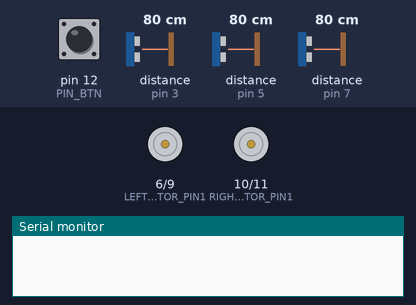
Simulated run of this sketch. Board: Arduino Uno, built with avr-gcc and run on an emulated ATmega328P. On the bench: motor-driver pin pairs drawn as motors (green arrow = first pin HIGH = forward, orange = second pin HIGH = backward, longer = more drive), the last lines printed to the serial monitor. Wiring (inferred from the names in the program): 3 × ultrasonic range finder: trigger pin 2, echo pin 3 / trigger pin 4, echo pin 5 / trigger pin 8, echo pin 7. The test bench sets the inputs (shaded band); at power-on: pin 12 (PIN_BTN) LOW, distance to the obstacle (sensors on pin 5, pin 7, pin 3) 80 cm. The echo pulse lasts 58.3 µs per cm.

Above: at 1.2 s.
1.3 s: pin 12 (PIN_BTN) pulled HIGH for 0.15 s
At 1.7 s:
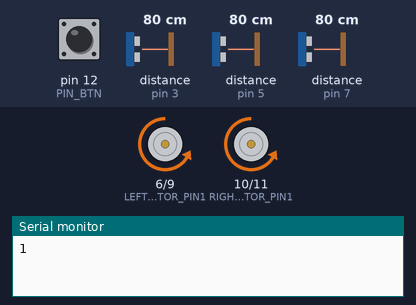
4.4 s: distance to the obstacle (sensor on pin 5) set to 18 cm
7.4 s: distance to the obstacle (sensor on pin 7) set to 20 cm
10.4 s: distance to the obstacle (sensor on pin 7) set to 17 cm
At 10.8 s:
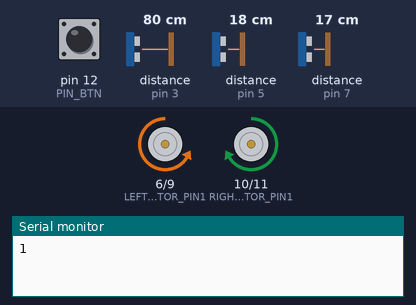
11.9 s: pin 12 (PIN_BTN) pulled HIGH for 1 s
At 13.7 s:
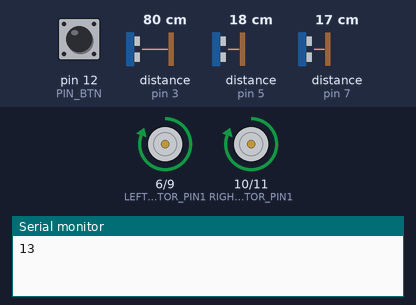
15.9 s: distance to the obstacle (sensor on pin 3) set to 2 cm
At 17.7 s:
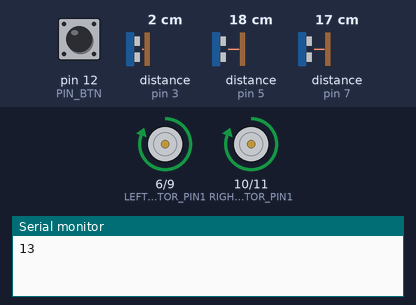
Timing chart, 0 to 18.4 s (numbered marks = the images above; inputs shaded):
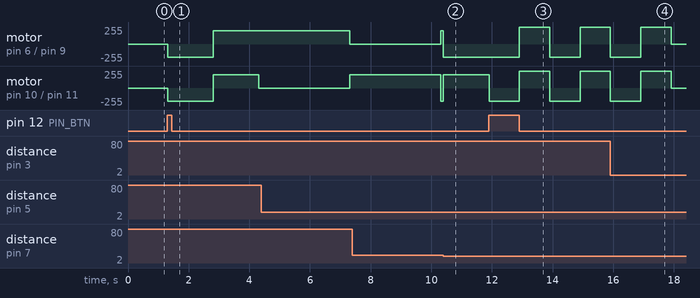

The sketch:

ProjectArduino.ino
```cpp
// Ultrasonic sensor pins


#define S1Trig 2
#define S2Trig 4
#define S3Trig 8
#define S1Echo 3
#define S2Echo 5
#define S3Echo 7

// Button control pin
#define PIN_BTN 12
int countPush = 0;
int curState = 0;
int lastState = 0;
bool BocDauHayTest = true;

// Motor control pins
#define LEFT_MOTOR_PIN1 6
#define LEFT_MOTOR_PIN2 9
#define RIGHT_MOTOR_PIN1 10
#define RIGHT_MOTOR_PIN2 11


// Distance thresholds for obstacle detection
#define MAX_DISTANCE 40
#define MIN_DISTANCE_BACK 10


// Maximum and minimum motor speeds
#define MAX_SPEED 200
#define MIN_SPEED 0

int dis[3];

void setup() {


  // Set motor control pins as outputs
  pinMode(LEFT_MOTOR_PIN1, OUTPUT);
  pinMode(LEFT_MOTOR_PIN2, OUTPUT);
  pinMode(RIGHT_MOTOR_PIN1, OUTPUT);
  pinMode(RIGHT_MOTOR_PIN2, OUTPUT);


  //Set the Trig pins as output pins
  pinMode(S1Trig, OUTPUT);
  pinMode(S2Trig, OUTPUT);
  pinMode(S3Trig, OUTPUT);


  //Set the Echo pins as input pins
  pinMode(S1Echo, INPUT);
  pinMode(S2Echo, INPUT);
  pinMode(S3Echo, INPUT);

  //Set the button as input pins
  pinMode(PIN_BTN, INPUT);

  // Initialize the serial communication for debugging
  Serial.begin(9600);
}

void selfTest() {
  moveBackward();
  delay(1500);
  moveForward();
  delay(1500);
  circular();
}


int findMinDistance() {
  int min = 999;
  int pos = 0;
  for (int i = 0; i <= 2; i++) {
    if (dis[i] <= min) {
      min = dis[i];
      pos = i;
    }
  }
  return pos;
}

void loop() {

  curState = digitalRead(PIN_BTN);
  if (curState != lastState) {
    if (curState == HIGH) {
      countPush++;
      BocDauHayTest = !BocDauHayTest;
      Serial.print(countPush);
    } else {
      // do something
    }
  }
  lastState = curState;
  if (countPush % 2 == 0) {
    //Front Distance
    dis[0] = sensorOne();

    //Left Distance
    dis[1] = sensorTwo();

    //Right Distance
    dis[2] = sensorThree();

    // Find the sensor with the smallest distance
    int pos = findMinDistance();

    if (dis[0] < MIN_DISTANCE_BACK  || dis[1] < MIN_DISTANCE_BACK || dis[2] < MIN_DISTANCE_BACK) {
      stop();
    } else if (dis[pos] < MAX_DISTANCE) {
      if (pos == 0) {
        moveForward();
      } else if (pos == 1) {
        turnLeft();
      } else if (pos == 2) {
        turnRight();
      } else {
        stop();
      }
    } else {
      stop();
    }
  } else {
    if(BocDauHayTest) {
      BocDau();
      BocDau();
      BocDau();
    } else {
      selfTest();
    }
    countPush++;
  }
}


// Function to measure the distance using an ultrasonic sensor


int sensorOne() {
  //pulse output
  digitalWrite(S1Trig, LOW);
  delayMicroseconds(2);
  digitalWrite(S1Trig, HIGH);
  delayMicroseconds(5);
  digitalWrite(S1Trig, LOW);
  long t = pulseIn(S1Echo, HIGH);  //Get the pulse
  int cm = t / 29 / 2;             //Convert time to the distance
  return cm;                       // Return the values from the sensor
}


//Get the sensor values


int sensorTwo() {
  //pulse output
  digitalWrite(S2Trig, LOW);
  delayMicroseconds(2);
  digitalWrite(S2Trig, HIGH);
  delayMicroseconds(10);
  digitalWrite(S2Trig, LOW);
  long t = pulseIn(S2Echo, HIGH);  //Get the pulse
  int cm = t / 29 / 2;             //Convert time to the distance
  return cm;                       // Return the values from the sensor
}


//Get the sensor values


int sensorThree() {
  //pulse output
  digitalWrite(S3Trig, LOW);
  delayMicroseconds(2);
  digitalWrite(S3Trig, HIGH);
  delayMicroseconds(10);
  digitalWrite(S3Trig, LOW);
  long t = pulseIn(S3Echo, HIGH);  //Get the pulse
  int cm = t / 29 / 2;             //Convert time to the distance
  return cm;                       // Return the values from the sensor
}


// Motor control functions


void moveForward() {
  analogWrite(LEFT_MOTOR_PIN1, MAX_SPEED);
  analogWrite(LEFT_MOTOR_PIN2, 0);
  analogWrite(RIGHT_MOTOR_PIN1, MAX_SPEED);
  analogWrite(RIGHT_MOTOR_PIN2, 0);
}


void moveBackward() {
  analogWrite(LEFT_MOTOR_PIN1, 0);
  analogWrite(LEFT_MOTOR_PIN2, MAX_SPEED);
  analogWrite(RIGHT_MOTOR_PIN1, 0);
  analogWrite(RIGHT_MOTOR_PIN2, MAX_SPEED);
}


void turnRight() {
  analogWrite(LEFT_MOTOR_PIN1, 0);
  analogWrite(LEFT_MOTOR_PIN2, MAX_SPEED);
  analogWrite(RIGHT_MOTOR_PIN1, MAX_SPEED);
  analogWrite(RIGHT_MOTOR_PIN2, 0);
}


void turnLeft() {
  analogWrite(LEFT_MOTOR_PIN1, MAX_SPEED);
  analogWrite(LEFT_MOTOR_PIN2, 0);
  analogWrite(RIGHT_MOTOR_PIN1, 0);
  analogWrite(RIGHT_MOTOR_PIN2, MAX_SPEED);
}

void circular() {
  analogWrite(LEFT_MOTOR_PIN1, MAX_SPEED);
  analogWrite(LEFT_MOTOR_PIN2, 0);
  analogWrite(RIGHT_MOTOR_PIN1, 0);
  analogWrite(RIGHT_MOTOR_PIN2, 0);
  delay(3000);
  analogWrite(LEFT_MOTOR_PIN1, 0);
  analogWrite(LEFT_MOTOR_PIN2, 0);
  analogWrite(RIGHT_MOTOR_PIN1, MAX_SPEED);
  analogWrite(RIGHT_MOTOR_PIN2, 0);
  delay(3000);
  stop();
}

void stop() {
  analogWrite(LEFT_MOTOR_PIN1, 0);
  analogWrite(LEFT_MOTOR_PIN2, 0);
  analogWrite(RIGHT_MOTOR_PIN1, 0);
  analogWrite(RIGHT_MOTOR_PIN2, 0);
}

void BocDau() {
  moveBackward();
  delay(1000);
  analogWrite(LEFT_MOTOR_PIN1, 255);
  analogWrite(LEFT_MOTOR_PIN2, 0);
  analogWrite(RIGHT_MOTOR_PIN1, 255);
  analogWrite(RIGHT_MOTOR_PIN2, 0);
  delay(1000);
  stop();
}
```

Measured:
- the behaviour switches between 19 and 18 cm on distance to the obstacle (sensor on pin 7) (found by bisection; images 1 and 2)
- after the input at 1.3 s, motor on pin 6 (LEFT_MOTOR_PIN1) / pin 9 (LEFT_MOTOR_PIN2): stopped → backward 200/255 at once, → forward 200/255 1.5 s later; motor on pin 10 (RIGHT_MOTOR_PIN1) / pin 11 (RIGHT_MOTOR_PIN2): stopped → backward 200/255 at once, → forward 200/255 1.5 s later, → stopped 1.5 s later
- after the input at 10.4 s, motor on pin 6 (LEFT_MOTOR_PIN1) / pin 9 (LEFT_MOTOR_PIN2): forward 200/255 → backward 200/255 at once; motor on pin 10 (RIGHT_MOTOR_PIN1) / pin 11 (RIGHT_MOTOR_PIN2): backward 200/255 → forward 200/255 at once
- after the input at 11.9 s, motor on pin 6 (LEFT_MOTOR_PIN1) / pin 9 (LEFT_MOTOR_PIN2): backward 200/255 → forward 255/255 after 1.0 s, → backward 200/255 1.0 s later, → forward 255/255 1.0 s later; motor on pin 10 (RIGHT_MOTOR_PIN1) / pin 11 (RIGHT_MOTOR_PIN2): alternates forward 255/255 for 1.0 s and backward 200/255 for 1.0 s, starting at once
- after the input at 15.9 s, motor on pin 6 (LEFT_MOTOR_PIN1) / pin 9 (LEFT_MOTOR_PIN2), motor on pin 10 (RIGHT_MOTOR_PIN1) / pin 11 (RIGHT_MOTOR_PIN2): goes on until 17.9 s, then stays stopped
